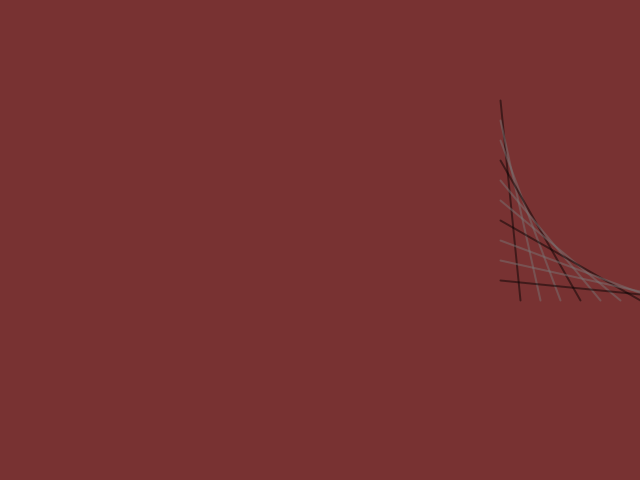
Frame 1 (no input)
Frame 60 (the mouse pressed at the canvas centre just before this capture): identical to frame 1, image omitted
Frame 120 (the mouse held since frame 60 and released just before this capture): identical to frame 1, image omitted

The Processing sketch that drew this single still picture (run headless with seeded random() and noise(); from frame 60 on, the mouse is pressed at the canvas centre):

// Processing sketch: CTAssignment2
// ── CTAssignment2.pde
CurveCreator a;
CurveCreator b;
//This is the curvecreator that is in our code.

void setup() {
  size(640, 480);
  a = new CurveCreator(500, 100, 300, 10, 0);
  //b = new CurveCreator(100, 100, 100, 100);
  //CurveCreator is the constructor in this case
  //Constructor is where the object is born.
}

void draw() {
  print ();
  background(120, 50, 50);

  //for (int i = 0; i < height; i++) { 
  //  if(i%3 == 0)
  //    stroke(0, 0, 0, 120);
  //  else
  //    stroke(120, 120, 120, 120);
      
  //  strokeWeight(2);
  //  line(0, i * 20, i * 20 + 20, height);
    
  //}
  a.CreateCurve();
  //b.CreateCurve();
}

// ── CurveCreator.pde
class CurveCreator {
  //A class is what it means to be a "curvecreator".
  
  int position;
  int axis1;
  int axis2;
  int numberOfLines;
  int rotation;
  
  CurveCreator(int temp1, int temp2, int temp3, int temp4, int temp5) {
    position = temp1;
    //Vart den ska börja
    
    axis1 = temp2;
    //Vart punktne längst ned åt vänster ska hamna
    
    axis2 = temp3;
    //Vart punkten längst ned åt höger ska hamna
    
    numberOfLines = 2;
    //Antalet linjer
    
    rotation = temp5;
    //Vilken rotation den har
  }
  
  void CreateCurve() {
    for (int i = 0; i < numberOfLines; i++) { 
      
      if(i%3 == 0)
        stroke(0, 0, 0, 120);
      else
        stroke(120, 120, 120, 120);
        
      strokeWeight(2);
      
      if(rotation == 0) {
        line(position, axis1 + i * 20, position + i * 20 + 20, axis2);
        if (i == 0) {
          numberOfLines = (axis2 - (axis1 + i * 20))/20;
        }
          
      }
      else if(rotation == 1)
        line(position, axis1 + i * 20, position - i * 20 - 20, axis2);
    

  }
  
}

}
